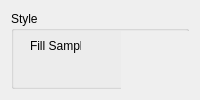
   <widget class="QWidget" name="stylePage">
    <layout class="QGridLayout" name="gridLayout_3">
     <item row="0" column="1">
      <widget class="QGroupBox" name="groupBox_2">
       <property name="title">
        <string>Style</string>
       </property>
       <widget class="QWidget" name="widget" native="true">
        <property name="geometry">
         <rect>
          <x>110</x>
          <y>20</y>
          <width>161</width>
          <height>91</height>
         </rect>
        </property>
        <property name="autoFillBackground">
         <bool>true</bool>
        </property>
       </widget>
       <widget class="QLabel" name="label_3">
        <property name="geometry">
         <rect>
          <x>19</x>
          <y>27</y>
          <width>51</width>
          <height>16</height>
         </rect>
        </property>
        <property name="text">
         <string>Fill Sample</string>
        </property>
       </widget>
       <widget class="QLabel" name="label_4">
        <property name="geometry">
         <rect>
          <x>20</x>
          <y>130</y>
          <width>66</width>
          <height>16</height>
         </rect>
        </property>
        <property name="text">
         <string>Transparancy</string>
        </property>
       </widget>
       <widget class="QSlider" name="horizontalSlider">
        <property name="geometry">
         <rect>
          <x>110</x>
          <y>130</y>
          <width>361</width>
          <height>19</height>
         </rect>
        </property>
        <property name="orientation">
         <enum>Qt::Horizontal</enum>
        </property>
       </widget>
       <widget class="QLabel" name="label_5">
        <property name="geometry">
         <rect>
          <x>20</x>
          <y>160</y>
          <width>31</width>
          <height>16</height>
         </rect>
        </property>
        <property name="text">
         <string>Colour</string>
        </property>
       </widget>
       <widget class="QComboBox" name="comboBox">
        <property name="geometry">
         <rect>
          <x>110</x>
          <y>160</y>
          <width>111</width>
          <height>20</height>
         </rect>
        </property>
       </widget>
       <widget class="QScrollArea" name="scrollArea">
        <property name="geometry">
         <rect>
          <x>110</x>
          <y>200</y>
          <width>161</width>
          <height>101</height>
         </rect>
        </property>
        <property name="widgetResizable">
         <bool>true</bool>
        </property>
        <widget class="QWidget" name="scrollAreaWidgetContents">
         <property name="geometry">
          <rect>
           <x>0</x>
           <y>0</y>
           <width>159</width>
           <height>99</height>
          </rect>
         </property>
        </widget>
       </widget>
       <widget class="QLabel" name="label_6">
        <property name="geometry">
         <rect>
          <x>20</x>
          <y>200</y>
          <width>71</width>
          <height>16</height>
         </rect>
        </property>
        <property name="text">
         <string>Contour</string>
        </property>
       </widget>
      </widget>
     </item>
    </layout>
   </widget>
